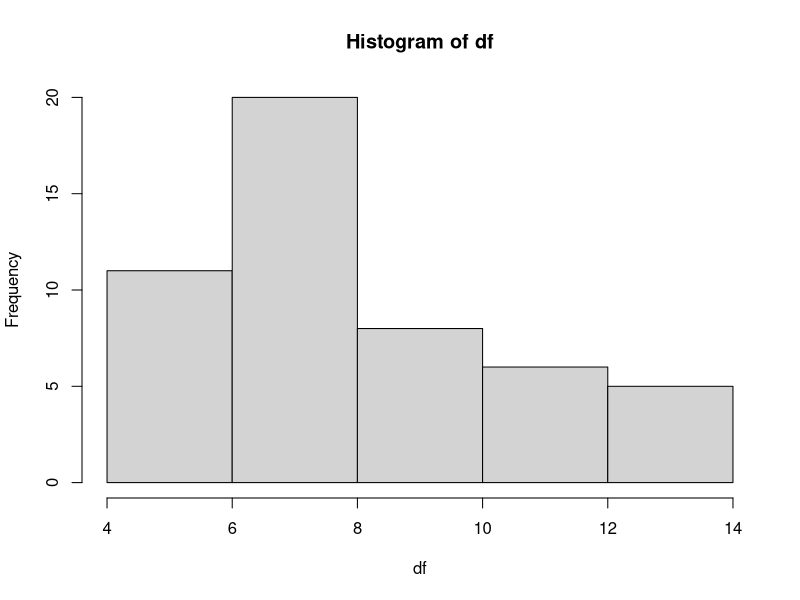

This chart was generated by the following R code:
#States = rownames(USArrests)
#Get states names with 'w'.
#Get states names with 'W'.

head(datasets::USArrests)
states<-rownames(USArrests)
grep("w",states)
#Get states names with 'w'.
states[grep("w",states)]
#Get states names with 'W'.
states[grep("W", states)]

#2. Prepare a Histogram of the number of characters in each US state.

df<-nchar(states)
hist(df)